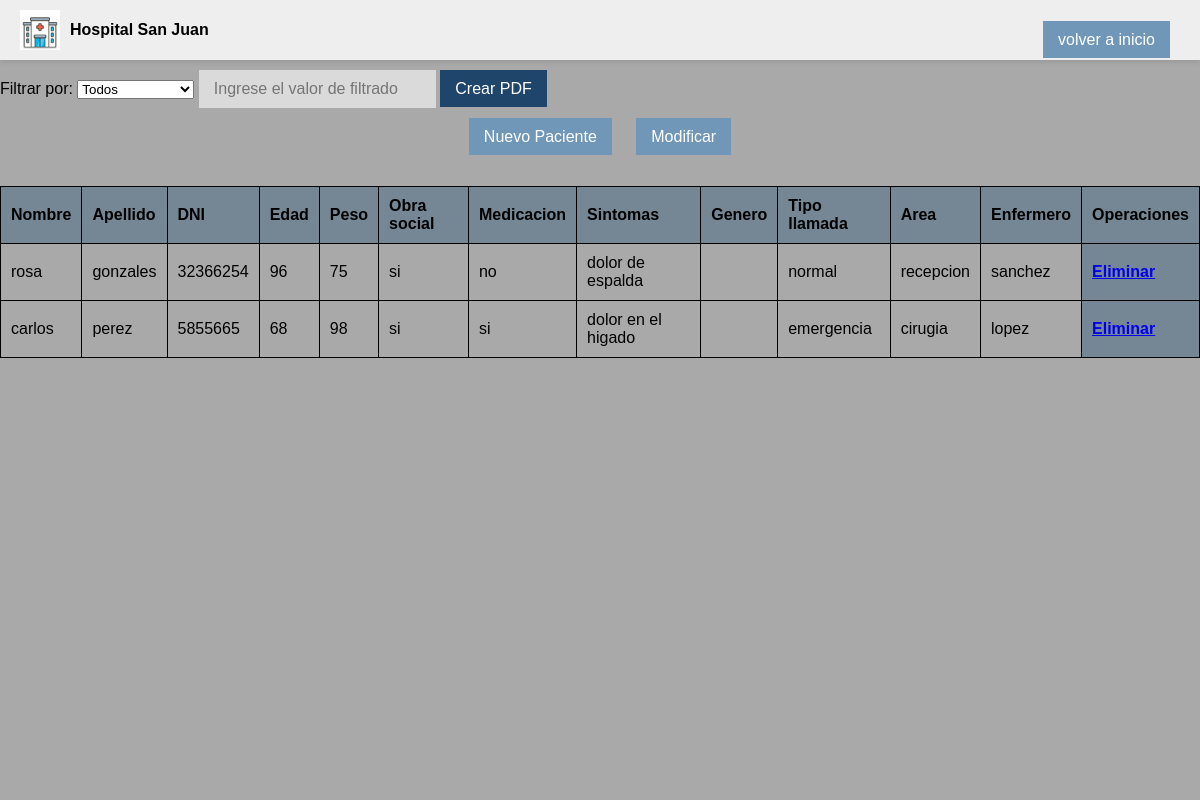
Page /final/administrador.php on the earlier database version.
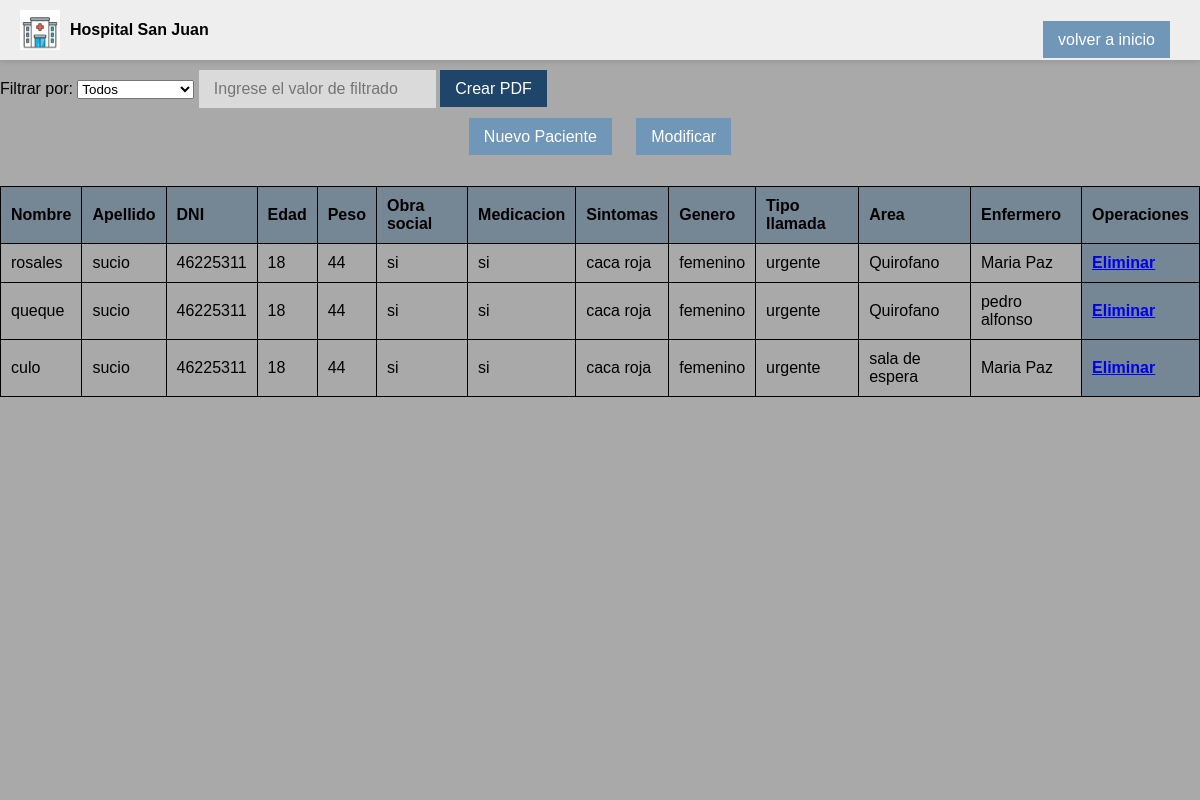
Same page on the later database version.
### tables this page shows
CREATE TABLE `Paciente` (
  `id` int(11) NOT NULL,
  `nombre` varchar(45) NOT NULL,
  `apellido` varchar(10) NOT NULL,
  `DNI` varchar(11) NOT NULL,
  `edad` varchar(2) NOT NULL,
  `peso` varchar(3) NOT NULL,
  `obra_social` varchar(10) NOT NULL,
  `medicacion` varchar(10) NOT NULL,
  `sintomas` varchar(100) NOT NULL,
  `genero` varchar(110) NOT NULL,
  `tipo_llamada` varchar(100) NOT NULL,
  `area` varchar(100) NOT NULL,
  `enfermero` varchar(100) NOT NULL
);

### final/administrador.php (the view, shortened to what this page needs)
<!DOCTYPE html>
<html>
<head>
  <link rel="stylesheet" type="text/css" href="stylesadmin.css">
  <link rel="stylesheet" href="style.css">
</head>
<body>
    <nav>
    <div class="navbar">
        <div class="navbar-left">
            <div class="hospital-icon"></div>
            <div class="hospital-name">Hospital San Juan</div>
        </div>
    <div class="button-container">
      <a href="paginaprincipal.html" class="button">volver a inicio</a>
    </div>
    </nav>
  <label for="filtro">Filtrar por:</label>
  <select id="filtro">
    <option value="todos">Todos</option>
  </select>
  <input type="text" class="btn" id="filtroInput" placeholder="Ingrese el valor de filtrado">
  <a href="hacerpdf.php" class="boton">Crear PDF</a>
  <center>
    <table id="dataTable">
      <thead>
        <tr>
          <th>Nombre</th>
          <th>Apellido</th>
          <th>DNI </th>
          <th>Edad</th>
          <th>Peso</th>
          <th>Obra social</th>
          <th>Medicacion</th>
          <th>Sintomas</th>
          <th>Genero</th>
          <th>Tipo llamada</th>
          <th>Area</th>
          <th>Enfermero</th>
          <th colspan="2">Operaciones</th>
        </tr>
      </thead>
      <tbody>
        <?php
          $conexion = new mysqli("localhost", "root", "", "olimpiadas");
          $query ="SELECT * FROM Paciente";
          $resultado = $conexion->query($query);
          while($row = $resultado->fetch_assoc()){
        ?>
          <tr>
            <td> <?php echo $row['nombre']; ?></td>
            <td> <?php echo $row['apellido']; ?></td>
            <td> <?php echo $row['DNI']; ?></td>
            <td> <?php echo $row['edad']; ?></td>
            <td> <?php echo $row['peso']; ?></td>
            <td> <?php echo $row['obra_social']; ?></td>
            <td> <?php echo $row['medicacion']; ?></td>
            <td> <?php echo $row['sintomas']; ?></td>
            <td> <?php echo $row['genero']; ?></td>
            <td> <?php echo $row['tipo_llamada']; ?></td>
            <td> <?php echo $row['area']; ?></td>
            <td> <?php echo $row['enfermero']; ?></td>
            <th><a href="elim.php?id=<?php echo $row['id']; ?>">Eliminar</th>
          </tr>
        <?php
            }
        ?>
      </tbody>
      <div class="button-container">
      <a href="nuevo.html" class="button">Nuevo Paciente</a>
      <a href="modificar.php?id=<?php echo $row['id']; ?>" class="button">Modificar</a>
      </div>
    </table>
  </center>
  <div class="background-image"></div>
</html>

Differences in the rows shown:
removed paciente: nombre "rosa", apellido "gonzales", DNI "32366254", edad "96", peso "75", obra_social "si", medicacion "no", sintomas "dolor de espalda", tipo_llamada "normal", area "recepcion", enfermero "sanchez"
removed paciente: nombre "carlos", apellido "perez", DNI "5855665", edad "68", peso "98", obra_social "si", medicacion "si", sintomas "dolor en el higado", tipo_llamada "emergencia", area "cirugia", enfermero "lopez"
added paciente: nombre "rosales", apellido "sucio", DNI "46225311", edad "18", peso "44", obra_social "si", medicacion "si", sintomas "caca roja", genero "femenino", tipo_llamada "urgente", area "Quirofano", enfermero "Maria Paz"
added paciente: nombre "queque", apellido "sucio", DNI "46225311", edad "18", peso "44", obra_social "si", medicacion "si", sintomas "caca roja", genero "femenino", tipo_llamada "urgente", area "Quirofano", enfermero "pedro alfonso"
added paciente: nombre "culo", apellido "sucio", DNI "46225311", edad "18", peso "44", obra_social "si", medicacion "si", sintomas "caca roja", genero "femenino", tipo_llamada "urgente", area "sala de espera", enfermero "Maria Paz"
